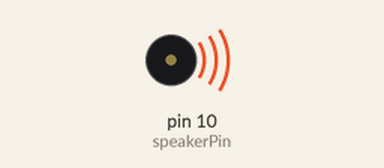
The sketch below on a simulated Arduino Uno, built with avr-gcc and run on an emulated ATmega328P. On the bench: buzzer (waves = sounding). At 29.6 s the program stops and its outputs stay as they are.

Above: at 0.1 s.
At 29.6 s:
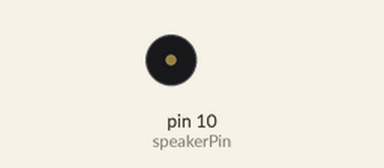
Timing chart, 0 to 31.1 s (numbered marks = the images above):
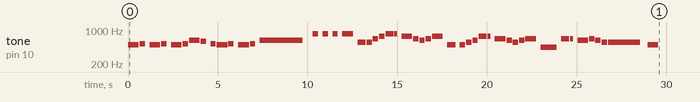

The sketch:

Piezo_Buzzer.ino
```cpp
/*  Thanh T. Tran
 *  Summer 2019
 *  Piezo Buzzer
 *  Frankie Valli - Can't Take My Eyes Off of You
 */

/*
SparkFun Tinker Kit
Circuit 5: Buzzer

Play notes using a buzzer connected to pin 10

This sketch was written by SparkFun Electronics, with lots of help from the Arduino community.
This code is completely free for any use.

View circuit diagram and instructions at: https://learn.sparkfun.com/tutorials/activity-guide-for-sparkfun-tinker-kit/
Download drawings and code at: https://github.com/sparkfun/SparkFun_Tinker_Kit_Code/
*/

int speakerPin = 10;               //the pin that buzzer is connected to

void setup()
{
  pinMode(speakerPin, OUTPUT);    //set the output pin for the speaker
}

void loop()
{

  play('u', 4);
  play('i', 2);
  play(' ', 1);

  play('u', 4);
  play('i', 2);
  play(' ', 1);

  play('u', 4);
  play('i', 2);
  play('0', 4);
  play('o', 2);
  play(' ', 1);
  play('i', 2);

  play('u', 4);
  play('i', 2);
  play(' ', 1);

  play('u', 4);
  play('i', 2);
  play(' ', 1);
  play('0', 16);
  play(' ', 3);

  play('d', 2);  // i
  play(' ', 1);
  play('d', 2);  // love
  play(' ', 1);
  play('d', 2);  // u
  play(' ', 1);
  play('d', 4);  // baaaa
  play(' ', 1);
  play('9', 3);  // by

  play('9', 2);
  play('p', 2);
  play('s', 2);
  play('d', 3);
  play('d', 1);
  play(' ', 1);
  play('s', 4);

  play('p', 2);
  play('0', 2);
  play('p', 2);
  play('s', 4);
  play(' ', 1);
  play('u', 3);
  play(' ', 1);
  play('u', 2);
  play('9', 2);
  play('0', 2);
  play('s', 3);
  play('s', 1);
  play(' ', 1);
  play('p', 4);

  play('0', 2);
  play('9', 2);
  play('0', 2);
  play('p', 4);
  play(' ', 1);
  play('y', 6);
  play(' ', 1);
  play('p', 3);
  play('p', 1);
  play(' ', 1);
  play('0', 4);
  play('p', 2);
  play('0', 2);
  play('9', 2);
  play('9', 12);
  play(' ', 2);
  play('u', 4);


  while(true){}       //get stuck in this loop forever so that the song only plays once
}


void play( char note, int beats)
{
  int numNotes = 24;  // number of notes in our note and frequency array (there are 15 values, but arrays start at 0)

  //Note: these notes are C major (there are no sharps or flats)

  //this array is used to look up the notes
  char notes[] = { 'q', '2', 'w', '3', 'e', 'r', '5', 't', '6', 'y', '7', 'u', 'i', '9', 'o', '0', 'p', 'z', 's', 'x', 'd', 'c', 'f', 'v', 'b', ' '};
  //this array matches frequencies with each letter (e.g. the 4th note is 'f', the 4th frequency is 175)
  int frequencies[] = {262, 277, 294, 311, 330, 349, 370, 392, 415, 440, 466, 494, 523, 554, 587, 622, 659, 698, 740, 784, 831, 880, 932, 988, 0};

  int currentFrequency = 0;    //the frequency that we find when we look up a frequency in the arrays
  int beatLength = 150;   //the length of one beat (changing this will speed up or slow down the tempo of the song)

  //look up the frequency that corresponds to the note
  for (int i = 0; i < numNotes; i++)  // check each value in notes from 0 to 14
  {
    if (notes[i] == note)             // does the letter passed to the play function match the letter in the array?
    {
      currentFrequency = frequencies[i];   // Yes! Set the current frequency to match that note
    }
  }

  //play the frequency that matched our letter for the number of beats passed to the play function
  tone(speakerPin, currentFrequency, beats * beatLength);
  delay(beats* beatLength);   //wait for the length of the tone so that it has time to play
  delay(50);                  //a little delay between the notes makes the song sound more natural

}

/* CHART OF FREQUENCIES FOR NOTES IN C MAJOR
Note      Frequency (Hz)
c        262
c#/db    277
d        294
d#/eb    311
e        330
f        349
f#/gb    370
g        392
g#/ab    415
a        440
a#/bb    466
b        494
C        523
C#/DB    554
D        587
D#/EB    622
E        659
F        698
F#/GB    740
G        784
G#/AB    831
A        880
A#/BB    932
B        988
*/
```

Measured:
- by itself, tone on pin 10 (speakerPin): plays 494 Hz for 0.60 s, 523 Hz for 0.30 s, 494 Hz for 0.60 s, 523 Hz for 0.30 s, 494 Hz for 0.60 s, 523 Hz for 0.30 s … (49 notes in this stretch)
